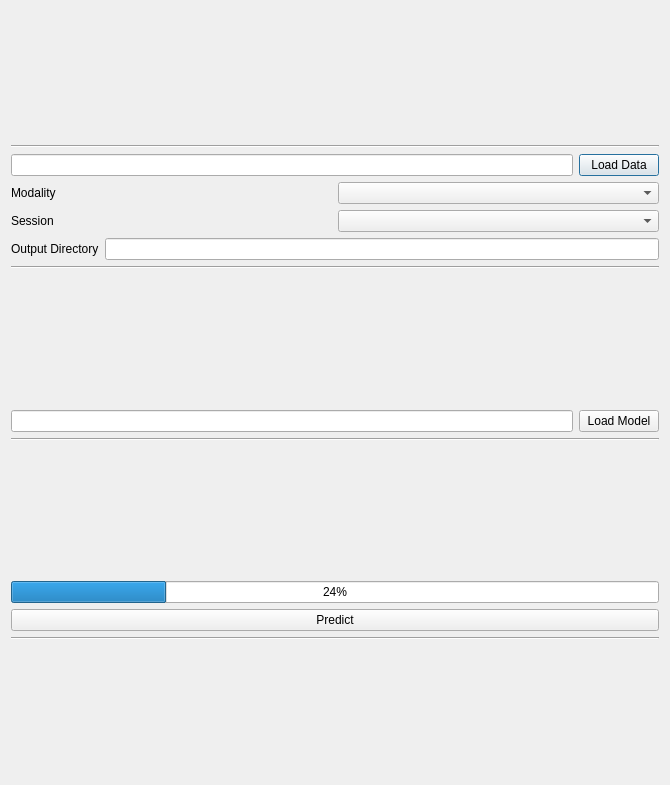
<?xml version="1.0" encoding="UTF-8"?>
<ui version="4.0">
 <class>InferenceModule</class>
 <widget class="QDialog" name="InferenceModule">
  <property name="geometry">
   <rect>
    <x>0</x>
    <y>0</y>
    <width>670</width>
    <height>785</height>
   </rect>
  </property>
  <property name="windowTitle">
   <string>Dialog</string>
  </property>
  <layout class="QVBoxLayout" name="verticalLayout">
   <item>
    <spacer name="verticalSpacer_2">
     <property name="orientation">
      <enum>Qt::Vertical</enum>
     </property>
     <property name="sizeHint" stdset="0">
      <size>
       <width>20</width>
       <height>40</height>
      </size>
     </property>
    </spacer>
   </item>
   <item>
    <widget class="Line" name="line_4">
     <property name="orientation">
      <enum>Qt::Horizontal</enum>
     </property>
    </widget>
   </item>
   <item>
    <layout class="QHBoxLayout" name="horizontalLayout">
     <item>
      <widget class="QLineEdit" name="TestDirLineEdit"/>
     </item>
     <item>
      <widget class="QPushButton" name="TestDirPushButton">
       <property name="text">
        <string>Load Data</string>
       </property>
      </widget>
     </item>
    </layout>
   </item>
   <item>
    <layout class="QHBoxLayout" name="horizontalLayout_2">
     <item>
      <widget class="QLabel" name="label">
       <property name="text">
        <string>Modality</string>
       </property>
      </widget>
     </item>
     <item>
      <widget class="QComboBox" name="FeatureNameCombo"/>
     </item>
    </layout>
   </item>
   <item>
    <layout class="QHBoxLayout" name="horizontalLayout_3">
     <item>
      <widget class="QLabel" name="label_2">
       <property name="text">
        <string>Session</string>
       </property>
      </widget>
     </item>
     <item>
      <widget class="QComboBox" name="TimePointCombo"/>
     </item>
    </layout>
   </item>
   <item>
    <layout class="QHBoxLayout" name="horizontalLayout_6">
     <item>
      <widget class="QLabel" name="OutputDirectoryLabel">
       <property name="text">
        <string>Output Directory</string>
       </property>
      </widget>
     </item>
     <item>
      <widget class="QLineEdit" name="OutputDirectoryLineEdit"/>
     </item>
    </layout>
   </item>
   <item>
    <widget class="Line" name="line">
     <property name="orientation">
      <enum>Qt::Horizontal</enum>
     </property>
    </widget>
   </item>
   <item>
    <spacer name="verticalSpacer_3">
     <property name="orientation">
      <enum>Qt::Vertical</enum>
     </property>
     <property name="sizeHint" stdset="0">
      <size>
       <width>20</width>
       <height>40</height>
      </size>
     </property>
    </spacer>
   </item>
   <item>
    <layout class="QHBoxLayout" name="ModelBox">
     <item>
      <widget class="QLineEdit" name="ModelDirLineEdit"/>
     </item>
     <item>
      <widget class="QPushButton" name="ModelDirPushButton">
       <property name="text">
        <string>Load Model</string>
       </property>
      </widget>
     </item>
    </layout>
   </item>
   <item>
    <widget class="Line" name="line_2">
     <property name="orientation">
      <enum>Qt::Horizontal</enum>
     </property>
    </widget>
   </item>
   <item>
    <spacer name="verticalSpacer">
     <property name="orientation">
      <enum>Qt::Vertical</enum>
     </property>
     <property name="sizeHint" stdset="0">
      <size>
       <width>20</width>
       <height>40</height>
      </size>
     </property>
    </spacer>
   </item>
   <item>
    <widget class="QProgressBar" name="inferenceProgressBar">
     <property name="value">
      <number>24</number>
     </property>
    </widget>
   </item>
   <item>
    <widget class="QPushButton" name="predictPushButton">
     <property name="text">
      <string>Predict</string>
     </property>
    </widget>
   </item>
   <item>
    <widget class="Line" name="line_3">
     <property name="orientation">
      <enum>Qt::Horizontal</enum>
     </property>
    </widget>
   </item>
   <item>
    <spacer name="verticalSpacer_4">
     <property name="orientation">
      <enum>Qt::Vertical</enum>
     </property>
     <property name="sizeHint" stdset="0">
      <size>
       <width>20</width>
       <height>40</height>
      </size>
     </property>
    </spacer>
   </item>
  </layout>
 </widget>
 <resources/>
 <connections/>
</ui>
